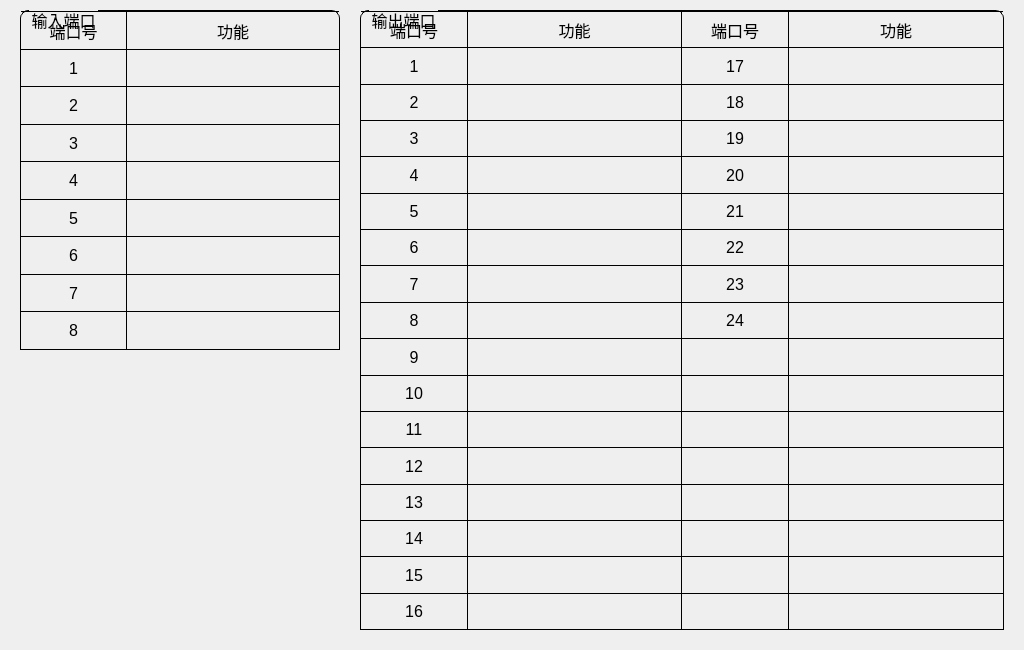
<?xml version="1.0" encoding="UTF-8"?>
<ui version="4.0">
 <class>FormHelpIOState</class>
 <widget class="QWidget" name="FormHelpIOState">
  <property name="geometry">
   <rect>
    <x>0</x>
    <y>0</y>
    <width>1024</width>
    <height>650</height>
   </rect>
  </property>
  <property name="windowTitle">
   <string>FormHelpIOState</string>
  </property>
  <property name="styleSheet">
   <string notr="true">QWidget {
font-size: 16px;
}
FormHelpIOState {
background: white;
}
QGroupBox {
color: black;
border: 1px solid black;
border-top-left-radius:8px;
border-top-right-radius:8px;
margin-top: 0.5em;
padding-top: 0.6em;
}
QGroupBox::title {
subcontrol-origin: margin;
left: 9px;
}
QLabel {
color: black;
border-top: 1px solid black;
border-right: 1px solid black;
}
QLabel:!enabled {
color: white;
background: green;
}</string>
  </property>
  <widget class="QGroupBox" name="groupBox_1">
   <property name="geometry">
    <rect>
     <x>20</x>
     <y>10</y>
     <width>320</width>
     <height>340</height>
    </rect>
   </property>
   <property name="title">
    <string>输入端口</string>
   </property>
   <layout class="QVBoxLayout" name="verticalLayout_4">
    <property name="spacing">
     <number>0</number>
    </property>
    <property name="leftMargin">
     <number>0</number>
    </property>
    <property name="topMargin">
     <number>0</number>
    </property>
    <property name="rightMargin">
     <number>0</number>
    </property>
    <property name="bottomMargin">
     <number>0</number>
    </property>
    <item>
     <widget class="QWidget" name="widget_1" native="true">
      <layout class="QGridLayout" name="gridLayout_5" columnstretch="1,2">
       <property name="leftMargin">
        <number>0</number>
       </property>
       <property name="topMargin">
        <number>0</number>
       </property>
       <property name="rightMargin">
        <number>0</number>
       </property>
       <property name="bottomMargin">
        <number>0</number>
       </property>
       <property name="spacing">
        <number>0</number>
       </property>
       <item row="0" column="1">
        <widget class="QLabel" name="io_in_lab_2">
         <property name="styleSheet">
          <string notr="true">border-right: 0px;</string>
         </property>
         <property name="text">
          <string>功能</string>
         </property>
         <property name="alignment">
          <set>Qt::AlignCenter</set>
         </property>
         <property name="margin">
          <number>3</number>
         </property>
        </widget>
       </item>
       <item row="2" column="0">
        <widget class="QLabel" name="io_in_n_2">
         <property name="text">
          <string>2</string>
         </property>
         <property name="alignment">
          <set>Qt::AlignCenter</set>
         </property>
         <property name="margin">
          <number>3</number>
         </property>
        </widget>
       </item>
       <item row="5" column="0">
        <widget class="QLabel" name="io_in_n_5">
         <property name="text">
          <string>5</string>
         </property>
         <property name="alignment">
          <set>Qt::AlignCenter</set>
         </property>
         <property name="margin">
          <number>3</number>
         </property>
        </widget>
       </item>
       <item row="6" column="0">
        <widget class="QLabel" name="io_in_n_6">
         <property name="text">
          <string>6</string>
         </property>
         <property name="alignment">
          <set>Qt::AlignCenter</set>
         </property>
         <property name="margin">
          <number>3</number>
         </property>
        </widget>
       </item>
       <item row="1" column="1">
        <widget class="QLabel" name="io_in_f_1">
         <property name="styleSheet">
          <string notr="true">border-right: 0px;</string>
         </property>
         <property name="text">
          <string/>
         </property>
         <property name="alignment">
          <set>Qt::AlignCenter</set>
         </property>
         <property name="margin">
          <number>3</number>
         </property>
        </widget>
       </item>
       <item row="3" column="0">
        <widget class="QLabel" name="io_in_n_3">
         <property name="text">
          <string>3</string>
         </property>
         <property name="alignment">
          <set>Qt::AlignCenter</set>
         </property>
         <property name="margin">
          <number>3</number>
         </property>
        </widget>
       </item>
       <item row="7" column="0">
        <widget class="QLabel" name="io_in_n_7">
         <property name="text">
          <string>7</string>
         </property>
         <property name="alignment">
          <set>Qt::AlignCenter</set>
         </property>
         <property name="margin">
          <number>3</number>
         </property>
        </widget>
       </item>
       <item row="1" column="0">
        <widget class="QLabel" name="io_in_n_1">
         <property name="text">
          <string>1</string>
         </property>
         <property name="alignment">
          <set>Qt::AlignCenter</set>
         </property>
         <property name="margin">
          <number>3</number>
         </property>
        </widget>
       </item>
       <item row="0" column="0">
        <widget class="QLabel" name="io_in_lab_1">
         <property name="text">
          <string>端口号</string>
         </property>
         <property name="alignment">
          <set>Qt::AlignCenter</set>
         </property>
         <property name="margin">
          <number>3</number>
         </property>
        </widget>
       </item>
       <item row="4" column="0">
        <widget class="QLabel" name="io_in_n_4">
         <property name="text">
          <string>4</string>
         </property>
         <property name="alignment">
          <set>Qt::AlignCenter</set>
         </property>
         <property name="margin">
          <number>3</number>
         </property>
        </widget>
       </item>
       <item row="8" column="0">
        <widget class="QLabel" name="io_in_n_8">
         <property name="text">
          <string>8</string>
         </property>
         <property name="alignment">
          <set>Qt::AlignCenter</set>
         </property>
         <property name="margin">
          <number>3</number>
         </property>
        </widget>
       </item>
       <item row="2" column="1">
        <widget class="QLabel" name="io_in_f_2">
         <property name="styleSheet">
          <string notr="true">border-right: 0px;</string>
         </property>
         <property name="text">
          <string/>
         </property>
         <property name="alignment">
          <set>Qt::AlignCenter</set>
         </property>
         <property name="margin">
          <number>3</number>
         </property>
        </widget>
       </item>
       <item row="3" column="1">
        <widget class="QLabel" name="io_in_f_3">
         <property name="styleSheet">
          <string notr="true">border-right: 0px;</string>
         </property>
         <property name="text">
          <string/>
         </property>
         <property name="alignment">
          <set>Qt::AlignCenter</set>
         </property>
         <property name="margin">
          <number>3</number>
         </property>
        </widget>
       </item>
       <item row="4" column="1">
        <widget class="QLabel" name="io_in_f_4">
         <property name="styleSheet">
          <string notr="true">border-right: 0px;</string>
         </property>
         <property name="text">
          <string/>
         </property>
         <property name="alignment">
          <set>Qt::AlignCenter</set>
         </property>
         <property name="margin">
          <number>3</number>
         </property>
        </widget>
       </item>
       <item row="5" column="1">
        <widget class="QLabel" name="io_in_f_5">
         <property name="styleSheet">
          <string notr="true">border-right: 0px;</string>
         </property>
         <property name="text">
          <string/>
         </property>
         <property name="alignment">
          <set>Qt::AlignCenter</set>
         </property>
         <property name="margin">
          <number>3</number>
         </property>
        </widget>
       </item>
       <item row="6" column="1">
        <widget class="QLabel" name="io_in_f_6">
         <property name="styleSheet">
          <string notr="true">border-right: 0px;</string>
         </property>
         <property name="text">
          <string/>
         </property>
         <property name="alignment">
          <set>Qt::AlignCenter</set>
         </property>
         <property name="margin">
          <number>3</number>
         </property>
        </widget>
       </item>
       <item row="7" column="1">
        <widget class="QLabel" name="io_in_f_7">
         <property name="styleSheet">
          <string notr="true">border-right: 0px;</string>
         </property>
         <property name="text">
          <string/>
         </property>
         <property name="alignment">
          <set>Qt::AlignCenter</set>
         </property>
         <property name="margin">
          <number>3</number>
         </property>
        </widget>
       </item>
       <item row="8" column="1">
        <widget class="QLabel" name="io_in_f_8">
         <property name="styleSheet">
          <string notr="true">border-right: 0px;</string>
         </property>
         <property name="text">
          <string/>
         </property>
         <property name="alignment">
          <set>Qt::AlignCenter</set>
         </property>
         <property name="margin">
          <number>3</number>
         </property>
        </widget>
       </item>
      </layout>
     </widget>
    </item>
   </layout>
  </widget>
  <widget class="QGroupBox" name="groupBox_2">
   <property name="geometry">
    <rect>
     <x>360</x>
     <y>10</y>
     <width>644</width>
     <height>620</height>
    </rect>
   </property>
   <property name="title">
    <string>输出端口</string>
   </property>
   <layout class="QVBoxLayout" name="verticalLayout_5">
    <property name="spacing">
     <number>0</number>
    </property>
    <property name="leftMargin">
     <number>0</number>
    </property>
    <property name="topMargin">
     <number>0</number>
    </property>
    <property name="rightMargin">
     <number>0</number>
    </property>
    <property name="bottomMargin">
     <number>0</number>
    </property>
    <item>
     <widget class="QWidget" name="widget_2" native="true">
      <layout class="QGridLayout" name="gridLayout_6" columnstretch="1,2,1,2">
       <property name="leftMargin">
        <number>0</number>
       </property>
       <property name="topMargin">
        <number>0</number>
       </property>
       <property name="rightMargin">
        <number>0</number>
       </property>
       <property name="bottomMargin">
        <number>0</number>
       </property>
       <property name="spacing">
        <number>0</number>
       </property>
       <item row="14" column="0">
        <widget class="QLabel" name="io_out_n_14">
         <property name="text">
          <string>14</string>
         </property>
         <property name="alignment">
          <set>Qt::AlignCenter</set>
         </property>
         <property name="margin">
          <number>3</number>
         </property>
        </widget>
       </item>
       <item row="15" column="0">
        <widget class="QLabel" name="io_out_n_15">
         <property name="text">
          <string>15</string>
         </property>
         <property name="alignment">
          <set>Qt::AlignCenter</set>
         </property>
         <property name="margin">
          <number>3</number>
         </property>
        </widget>
       </item>
       <item row="8" column="0">
        <widget class="QLabel" name="io_out_n_8">
         <property name="text">
          <string>8</string>
         </property>
         <property name="alignment">
          <set>Qt::AlignCenter</set>
         </property>
         <property name="margin">
          <number>3</number>
         </property>
        </widget>
       </item>
       <item row="2" column="0">
        <widget class="QLabel" name="io_out_n_2">
         <property name="text">
          <string>2</string>
         </property>
         <property name="alignment">
          <set>Qt::AlignCenter</set>
         </property>
         <property name="margin">
          <number>3</number>
         </property>
        </widget>
       </item>
       <item row="7" column="0">
        <widget class="QLabel" name="io_out_n_7">
         <property name="text">
          <string>7</string>
         </property>
         <property name="alignment">
          <set>Qt::AlignCenter</set>
         </property>
         <property name="margin">
          <number>3</number>
         </property>
        </widget>
       </item>
       <item row="11" column="0">
        <widget class="QLabel" name="io_out_n_11">
         <property name="text">
          <string>11</string>
         </property>
         <property name="alignment">
          <set>Qt::AlignCenter</set>
         </property>
         <property name="margin">
          <number>3</number>
         </property>
        </widget>
       </item>
       <item row="10" column="0">
        <widget class="QLabel" name="io_out_n_10">
         <property name="text">
          <string>10</string>
         </property>
         <property name="alignment">
          <set>Qt::AlignCenter</set>
         </property>
         <property name="margin">
          <number>3</number>
         </property>
        </widget>
       </item>
       <item row="0" column="3">
        <widget class="QLabel" name="io_out_lab_4">
         <property name="styleSheet">
          <string notr="true">border-right: 0px;</string>
         </property>
         <property name="text">
          <string>功能</string>
         </property>
         <property name="alignment">
          <set>Qt::AlignCenter</set>
         </property>
         <property name="margin">
          <number>3</number>
         </property>
        </widget>
       </item>
       <item row="12" column="0">
        <widget class="QLabel" name="io_out_n_12">
         <property name="text">
          <string>12</string>
         </property>
         <property name="alignment">
          <set>Qt::AlignCenter</set>
         </property>
         <property name="margin">
          <number>3</number>
         </property>
        </widget>
       </item>
       <item row="4" column="0">
        <widget class="QLabel" name="io_out_n_4">
         <property name="text">
          <string>4</string>
         </property>
         <property name="alignment">
          <set>Qt::AlignCenter</set>
         </property>
         <property name="margin">
          <number>3</number>
         </property>
        </widget>
       </item>
       <item row="0" column="0">
        <widget class="QLabel" name="io_out_lab_1">
         <property name="text">
          <string>端口号</string>
         </property>
         <property name="alignment">
          <set>Qt::AlignCenter</set>
         </property>
         <property name="margin">
          <number>3</number>
         </property>
        </widget>
       </item>
       <item row="5" column="0">
        <widget class="QLabel" name="io_out_n_5">
         <property name="text">
          <string>5</string>
         </property>
         <property name="alignment">
          <set>Qt::AlignCenter</set>
         </property>
         <property name="margin">
          <number>3</number>
         </property>
        </widget>
       </item>
       <item row="9" column="0">
        <widget class="QLabel" name="io_out_n_9">
         <property name="text">
          <string>9</string>
         </property>
         <property name="alignment">
          <set>Qt::AlignCenter</set>
         </property>
         <property name="margin">
          <number>3</number>
         </property>
        </widget>
       </item>
       <item row="3" column="0">
        <widget class="QLabel" name="io_out_n_3">
         <property name="text">
          <string>3</string>
         </property>
         <property name="alignment">
          <set>Qt::AlignCenter</set>
         </property>
         <property name="margin">
          <number>3</number>
         </property>
        </widget>
       </item>
       <item row="0" column="1">
        <widget class="QLabel" name="io_out_lab_2">
         <property name="text">
          <string>功能</string>
         </property>
         <property name="alignment">
          <set>Qt::AlignCenter</set>
         </property>
         <property name="margin">
          <number>3</number>
         </property>
        </widget>
       </item>
       <item row="6" column="0">
        <widget class="QLabel" name="io_out_n_6">
         <property name="text">
          <string>6</string>
         </property>
         <property name="alignment">
          <set>Qt::AlignCenter</set>
         </property>
         <property name="margin">
          <number>3</number>
         </property>
        </widget>
       </item>
       <item row="0" column="2">
        <widget class="QLabel" name="io_out_lab_3">
         <property name="text">
          <string>端口号</string>
         </property>
         <property name="alignment">
          <set>Qt::AlignCenter</set>
         </property>
         <property name="margin">
          <number>3</number>
         </property>
        </widget>
       </item>
       <item row="1" column="0">
        <widget class="QLabel" name="io_out_n_1">
         <property name="text">
          <string>1</string>
         </property>
         <property name="alignment">
          <set>Qt::AlignCenter</set>
         </property>
         <property name="margin">
          <number>3</number>
         </property>
        </widget>
       </item>
       <item row="13" column="0">
        <widget class="QLabel" name="io_out_n_13">
         <property name="text">
          <string>13</string>
         </property>
         <property name="alignment">
          <set>Qt::AlignCenter</set>
         </property>
         <property name="margin">
          <number>3</number>
         </property>
        </widget>
       </item>
       <item row="1" column="1">
        <widget class="QLabel" name="io_out_f_1">
         <property name="text">
          <string/>
         </property>
         <property name="alignment">
          <set>Qt::AlignCenter</set>
         </property>
         <property name="margin">
          <number>3</number>
         </property>
        </widget>
       </item>
       <item row="16" column="0">
        <widget class="QLabel" name="io_out_n_16">
         <property name="text">
          <string>16</string>
         </property>
         <property name="alignment">
          <set>Qt::AlignCenter</set>
         </property>
         <property name="margin">
          <number>3</number>
         </property>
        </widget>
       </item>
       <item row="2" column="1">
        <widget class="QLabel" name="io_out_f_2">
         <property name="text">
          <string/>
         </property>
         <property name="alignment">
          <set>Qt::AlignCenter</set>
         </property>
         <property name="margin">
          <number>3</number>
         </property>
        </widget>
       </item>
       <item row="3" column="1">
        <widget class="QLabel" name="io_out_f_3">
         <property name="text">
          <string/>
         </property>
         <property name="alignment">
          <set>Qt::AlignCenter</set>
         </property>
         <property name="margin">
          <number>3</number>
         </property>
        </widget>
       </item>
       <item row="4" column="1">
        <widget class="QLabel" name="io_out_f_4">
         <property name="text">
          <string/>
         </property>
         <property name="alignment">
          <set>Qt::AlignCenter</set>
         </property>
         <property name="margin">
          <number>3</number>
         </property>
        </widget>
       </item>
       <item row="5" column="1">
        <widget class="QLabel" name="io_out_f_5">
         <property name="text">
          <string/>
         </property>
         <property name="alignment">
          <set>Qt::AlignCenter</set>
         </property>
         <property name="margin">
          <number>3</number>
         </property>
        </widget>
       </item>
       <item row="6" column="1">
        <widget class="QLabel" name="io_out_f_6">
         <property name="text">
          <string/>
         </property>
         <property name="alignment">
          <set>Qt::AlignCenter</set>
         </property>
         <property name="margin">
          <number>3</number>
         </property>
        </widget>
       </item>
       <item row="7" column="1">
        <widget class="QLabel" name="io_out_f_7">
         <property name="text">
          <string/>
         </property>
         <property name="alignment">
          <set>Qt::AlignCenter</set>
         </property>
         <property name="margin">
          <number>3</number>
         </property>
        </widget>
       </item>
       <item row="8" column="1">
        <widget class="QLabel" name="io_out_f_8">
         <property name="text">
          <string/>
         </property>
         <property name="alignment">
          <set>Qt::AlignCenter</set>
         </property>
         <property name="margin">
          <number>3</number>
         </property>
        </widget>
       </item>
       <item row="9" column="1">
        <widget class="QLabel" name="io_out_f_9">
         <property name="text">
          <string/>
         </property>
         <property name="alignment">
          <set>Qt::AlignCenter</set>
         </property>
         <property name="margin">
          <number>3</number>
         </property>
        </widget>
       </item>
       <item row="10" column="1">
        <widget class="QLabel" name="io_out_f_10">
         <property name="text">
          <string/>
         </property>
         <property name="alignment">
          <set>Qt::AlignCenter</set>
         </property>
         <property name="margin">
          <number>3</number>
         </property>
        </widget>
       </item>
       <item row="11" column="1">
        <widget class="QLabel" name="io_out_f_11">
         <property name="text">
          <string/>
         </property>
         <property name="alignment">
          <set>Qt::AlignCenter</set>
         </property>
         <property name="margin">
          <number>3</number>
         </property>
        </widget>
       </item>
       <item row="12" column="1">
        <widget class="QLabel" name="io_out_f_12">
         <property name="text">
          <string/>
         </property>
         <property name="alignment">
          <set>Qt::AlignCenter</set>
         </property>
         <property name="margin">
          <number>3</number>
         </property>
        </widget>
       </item>
       <item row="13" column="1">
        <widget class="QLabel" name="io_out_f_13">
         <property name="text">
          <string/>
         </property>
         <property name="alignment">
          <set>Qt::AlignCenter</set>
         </property>
         <property name="margin">
          <number>3</number>
         </property>
        </widget>
       </item>
       <item row="14" column="1">
        <widget class="QLabel" name="io_out_f_14">
         <property name="text">
          <string/>
         </property>
         <property name="alignment">
          <set>Qt::AlignCenter</set>
         </property>
         <property name="margin">
          <number>3</number>
         </property>
        </widget>
       </item>
       <item row="15" column="1">
        <widget class="QLabel" name="io_out_f_15">
         <property name="text">
          <string/>
         </property>
         <property name="alignment">
          <set>Qt::AlignCenter</set>
         </property>
         <property name="margin">
          <number>3</number>
         </property>
        </widget>
       </item>
       <item row="16" column="1">
        <widget class="QLabel" name="io_out_f_16">
         <property name="text">
          <string/>
         </property>
         <property name="alignment">
          <set>Qt::AlignCenter</set>
         </property>
         <property name="margin">
          <number>3</number>
         </property>
        </widget>
       </item>
       <item row="1" column="2">
        <widget class="QLabel" name="io_out_n_17">
         <property name="text">
          <string>17</string>
         </property>
         <property name="alignment">
          <set>Qt::AlignCenter</set>
         </property>
         <property name="margin">
          <number>3</number>
         </property>
        </widget>
       </item>
       <item row="2" column="2">
        <widget class="QLabel" name="io_out_n_18">
         <property name="text">
          <string>18</string>
         </property>
         <property name="alignment">
          <set>Qt::AlignCenter</set>
         </property>
         <property name="margin">
          <number>3</number>
         </property>
        </widget>
       </item>
       <item row="3" column="2">
        <widget class="QLabel" name="io_out_n_19">
         <property name="text">
          <string>19</string>
         </property>
         <property name="alignment">
          <set>Qt::AlignCenter</set>
         </property>
         <property name="margin">
          <number>3</number>
         </property>
        </widget>
       </item>
       <item row="4" column="2">
        <widget class="QLabel" name="io_out_n_20">
         <property name="text">
          <string>20</string>
         </property>
         <property name="alignment">
          <set>Qt::AlignCenter</set>
         </property>
         <property name="margin">
          <number>3</number>
         </property>
        </widget>
       </item>
       <item row="5" column="2">
        <widget class="QLabel" name="io_out_n_21">
         <property name="text">
          <string>21</string>
         </property>
         <property name="alignment">
          <set>Qt::AlignCenter</set>
         </property>
         <property name="margin">
          <number>3</number>
         </property>
        </widget>
       </item>
       <item row="6" column="2">
        <widget class="QLabel" name="io_out_n_22">
         <property name="text">
          <string>22</string>
         </property>
         <property name="alignment">
          <set>Qt::AlignCenter</set>
         </property>
         <property name="margin">
          <number>3</number>
         </property>
        </widget>
       </item>
       <item row="7" column="2">
        <widget class="QLabel" name="io_out_n_23">
         <property name="text">
          <string>23</string>
         </property>
         <property name="alignment">
          <set>Qt::AlignCenter</set>
         </property>
         <property name="margin">
          <number>3</number>
         </property>
        </widget>
       </item>
       <item row="8" column="2">
        <widget class="QLabel" name="io_out_n_24">
         <property name="text">
          <string>24</string>
         </property>
         <property name="alignment">
          <set>Qt::AlignCenter</set>
         </property>
         <property name="margin">
          <number>3</number>
         </property>
        </widget>
       </item>
       <item row="9" column="2">
        <widget class="QLabel" name="io_out_n_25">
         <property name="text">
          <string/>
         </property>
         <property name="alignment">
          <set>Qt::AlignCenter</set>
         </property>
         <property name="margin">
          <number>3</number>
         </property>
        </widget>
       </item>
       <item row="10" column="2">
        <widget class="QLabel" name="io_out_n_26">
         <property name="text">
          <string/>
         </property>
         <property name="alignment">
          <set>Qt::AlignCenter</set>
         </property>
         <property name="margin">
          <number>3</number>
         </property>
        </widget>
       </item>
       <item row="11" column="2">
        <widget class="QLabel" name="io_out_n_27">
         <property name="text">
          <string/>
         </property>
         <property name="alignment">
          <set>Qt::AlignCenter</set>
         </property>
         <property name="margin">
          <number>3</number>
         </property>
        </widget>
       </item>
       <item row="12" column="2">
        <widget class="QLabel" name="io_out_n_28">
         <property name="text">
          <string/>
         </property>
         <property name="alignment">
          <set>Qt::AlignCenter</set>
         </property>
         <property name="margin">
          <number>3</number>
         </property>
        </widget>
       </item>
       <item row="13" column="2">
        <widget class="QLabel" name="io_out_n_29">
         <property name="text">
          <string/>
         </property>
         <property name="alignment">
          <set>Qt::AlignCenter</set>
         </property>
         <property name="margin">
          <number>3</number>
         </property>
        </widget>
       </item>
       <item row="14" column="2">
        <widget class="QLabel" name="io_out_n_30">
         <property name="text">
          <string/>
         </property>
         <property name="alignment">
          <set>Qt::AlignCenter</set>
         </property>
         <property name="margin">
          <number>3</number>
         </property>
        </widget>
       </item>
       <item row="15" column="2">
        <widget class="QLabel" name="io_out_n_31">
         <property name="text">
          <string/>
         </property>
         <property name="alignment">
          <set>Qt::AlignCenter</set>
         </property>
         <property name="margin">
          <number>3</number>
         </property>
        </widget>
       </item>
       <item row="16" column="2">
        <widget class="QLabel" name="io_out_n_32">
         <property name="text">
          <string/>
         </property>
         <property name="alignment">
          <set>Qt::AlignCenter</set>
         </property>
         <property name="margin">
          <number>3</number>
         </property>
        </widget>
       </item>
       <item row="1" column="3">
        <widget class="QLabel" name="io_out_f_17">
         <property name="styleSheet">
          <string notr="true">border-right: 0px;</string>
         </property>
         <property name="text">
          <string/>
         </property>
         <property name="alignment">
          <set>Qt::AlignCenter</set>
         </property>
         <property name="margin">
          <number>3</number>
         </property>
        </widget>
       </item>
       <item row="2" column="3">
        <widget class="QLabel" name="io_out_f_18">
         <property name="styleSheet">
          <string notr="true">border-right: 0px;</string>
         </property>
         <property name="text">
          <string/>
         </property>
         <property name="alignment">
          <set>Qt::AlignCenter</set>
         </property>
         <property name="margin">
          <number>3</number>
         </property>
        </widget>
       </item>
       <item row="3" column="3">
        <widget class="QLabel" name="io_out_f_19">
         <property name="styleSheet">
          <string notr="true">border-right: 0px;</string>
         </property>
         <property name="text">
          <string/>
         </property>
         <property name="alignment">
          <set>Qt::AlignCenter</set>
         </property>
         <property name="margin">
          <number>3</number>
         </property>
        </widget>
       </item>
       <item row="4" column="3">
        <widget class="QLabel" name="io_out_f_20">
         <property name="styleSheet">
          <string notr="true">border-right: 0px;</string>
         </property>
         <property name="text">
          <string/>
         </property>
         <property name="alignment">
          <set>Qt::AlignCenter</set>
         </property>
         <property name="margin">
          <number>3</number>
         </property>
        </widget>
       </item>
       <item row="5" column="3">
        <widget class="QLabel" name="io_out_f_21">
         <property name="styleSheet">
          <string notr="true">border-right: 0px;</string>
         </property>
         <property name="text">
          <string/>
         </property>
         <property name="alignment">
          <set>Qt::AlignCenter</set>
         </property>
         <property name="margin">
          <number>3</number>
         </property>
        </widget>
       </item>
       <item row="6" column="3">
        <widget class="QLabel" name="io_out_f_22">
         <property name="styleSheet">
          <string notr="true">border-right: 0px;</string>
         </property>
         <property name="text">
          <string/>
         </property>
         <property name="alignment">
          <set>Qt::AlignCenter</set>
         </property>
         <property name="margin">
          <number>3</number>
         </property>
        </widget>
       </item>
       <item row="7" column="3">
        <widget class="QLabel" name="io_out_f_23">
         <property name="styleSheet">
          <string notr="true">border-right: 0px;</string>
         </property>
         <property name="text">
          <string/>
         </property>
         <property name="alignment">
          <set>Qt::AlignCenter</set>
         </property>
         <property name="margin">
          <number>3</number>
         </property>
        </widget>
       </item>
       <item row="8" column="3">
        <widget class="QLabel" name="io_out_f_24">
         <property name="styleSheet">
          <string notr="true">border-right: 0px;</string>
         </property>
         <property name="text">
          <string/>
         </property>
         <property name="alignment">
          <set>Qt::AlignCenter</set>
         </property>
         <property name="margin">
          <number>3</number>
         </property>
        </widget>
       </item>
       <item row="9" column="3">
        <widget class="QLabel" name="io_out_f_25">
         <property name="styleSheet">
          <string notr="true">border-right: 0px;</string>
         </property>
         <property name="text">
          <string/>
         </property>
         <property name="alignment">
          <set>Qt::AlignCenter</set>
         </property>
         <property name="margin">
          <number>3</number>
         </property>
        </widget>
       </item>
       <item row="10" column="3">
        <widget class="QLabel" name="io_out_f_26">
         <property name="styleSheet">
          <string notr="true">border-right: 0px;</string>
         </property>
         <property name="text">
          <string/>
         </property>
         <property name="alignment">
          <set>Qt::AlignCenter</set>
         </property>
         <property name="margin">
          <number>3</number>
         </property>
        </widget>
       </item>
       <item row="11" column="3">
        <widget class="QLabel" name="io_out_f_27">
         <property name="styleSheet">
          <string notr="true">border-right: 0px;</string>
         </property>
         <property name="text">
          <string/>
         </property>
         <property name="alignment">
          <set>Qt::AlignCenter</set>
         </property>
         <property name="margin">
          <number>3</number>
         </property>
        </widget>
       </item>
       <item row="12" column="3">
        <widget class="QLabel" name="io_out_f_28">
         <property name="styleSheet">
          <string notr="true">border-right: 0px;</string>
         </property>
         <property name="text">
          <string/>
         </property>
         <property name="alignment">
          <set>Qt::AlignCenter</set>
         </property>
         <property name="margin">
          <number>3</number>
         </property>
        </widget>
       </item>
       <item row="13" column="3">
        <widget class="QLabel" name="io_out_f_29">
         <property name="styleSheet">
          <string notr="true">border-right: 0px;</string>
         </property>
         <property name="text">
          <string/>
         </property>
         <property name="alignment">
          <set>Qt::AlignCenter</set>
         </property>
         <property name="margin">
          <number>3</number>
         </property>
        </widget>
       </item>
       <item row="14" column="3">
        <widget class="QLabel" name="io_out_f_30">
         <property name="styleSheet">
          <string notr="true">border-right: 0px;</string>
         </property>
         <property name="text">
          <string/>
         </property>
         <property name="alignment">
          <set>Qt::AlignCenter</set>
         </property>
         <property name="margin">
          <number>3</number>
         </property>
        </widget>
       </item>
       <item row="15" column="3">
        <widget class="QLabel" name="io_out_f_31">
         <property name="styleSheet">
          <string notr="true">border-right: 0px;</string>
         </property>
         <property name="text">
          <string/>
         </property>
         <property name="alignment">
          <set>Qt::AlignCenter</set>
         </property>
         <property name="margin">
          <number>3</number>
         </property>
        </widget>
       </item>
       <item row="16" column="3">
        <widget class="QLabel" name="io_out_f_32">
         <property name="styleSheet">
          <string notr="true">border-right: 0px;</string>
         </property>
         <property name="text">
          <string/>
         </property>
         <property name="alignment">
          <set>Qt::AlignCenter</set>
         </property>
         <property name="margin">
          <number>3</number>
         </property>
        </widget>
       </item>
      </layout>
     </widget>
    </item>
   </layout>
  </widget>
 </widget>
 <resources/>
 <connections/>
</ui>
